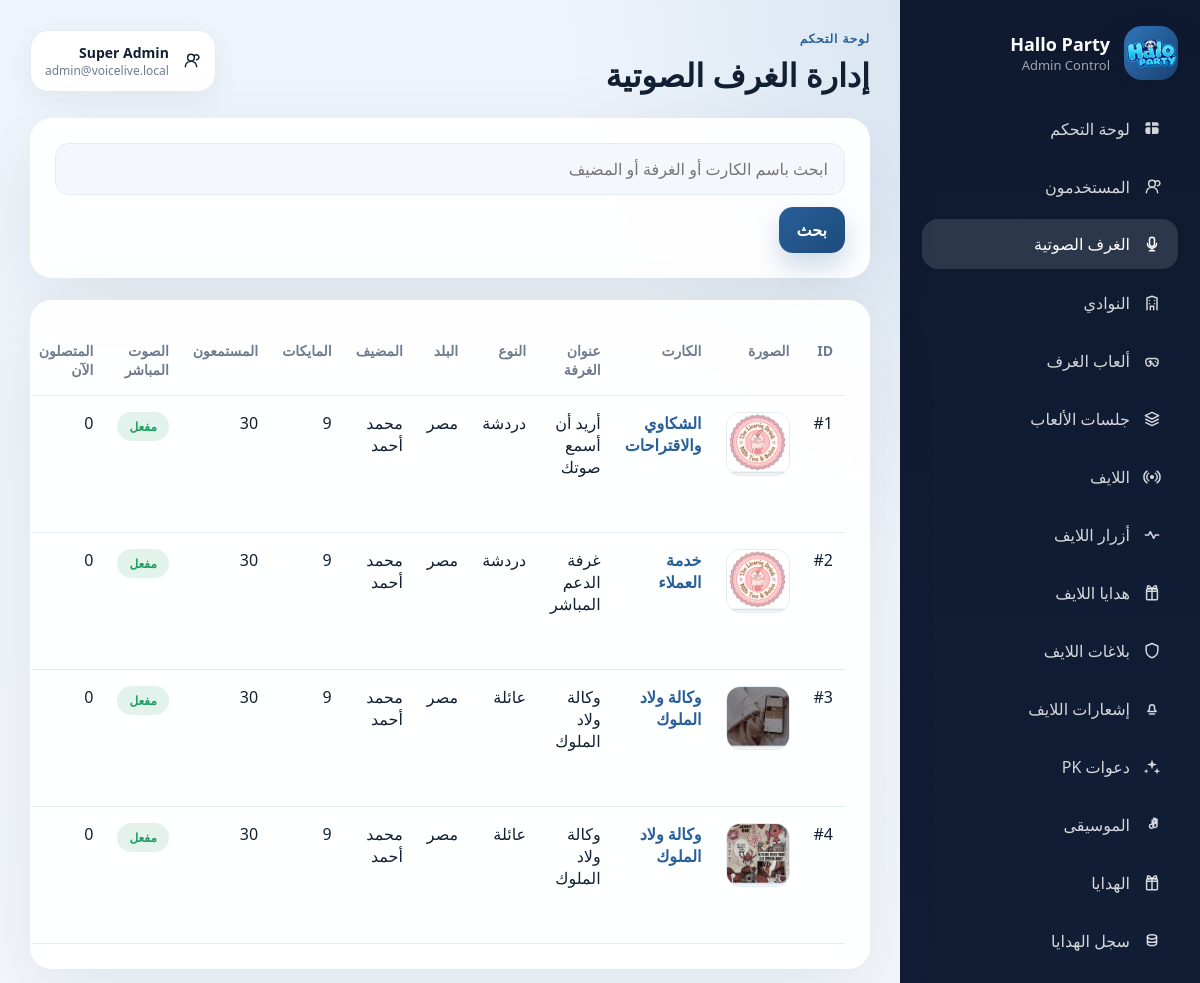
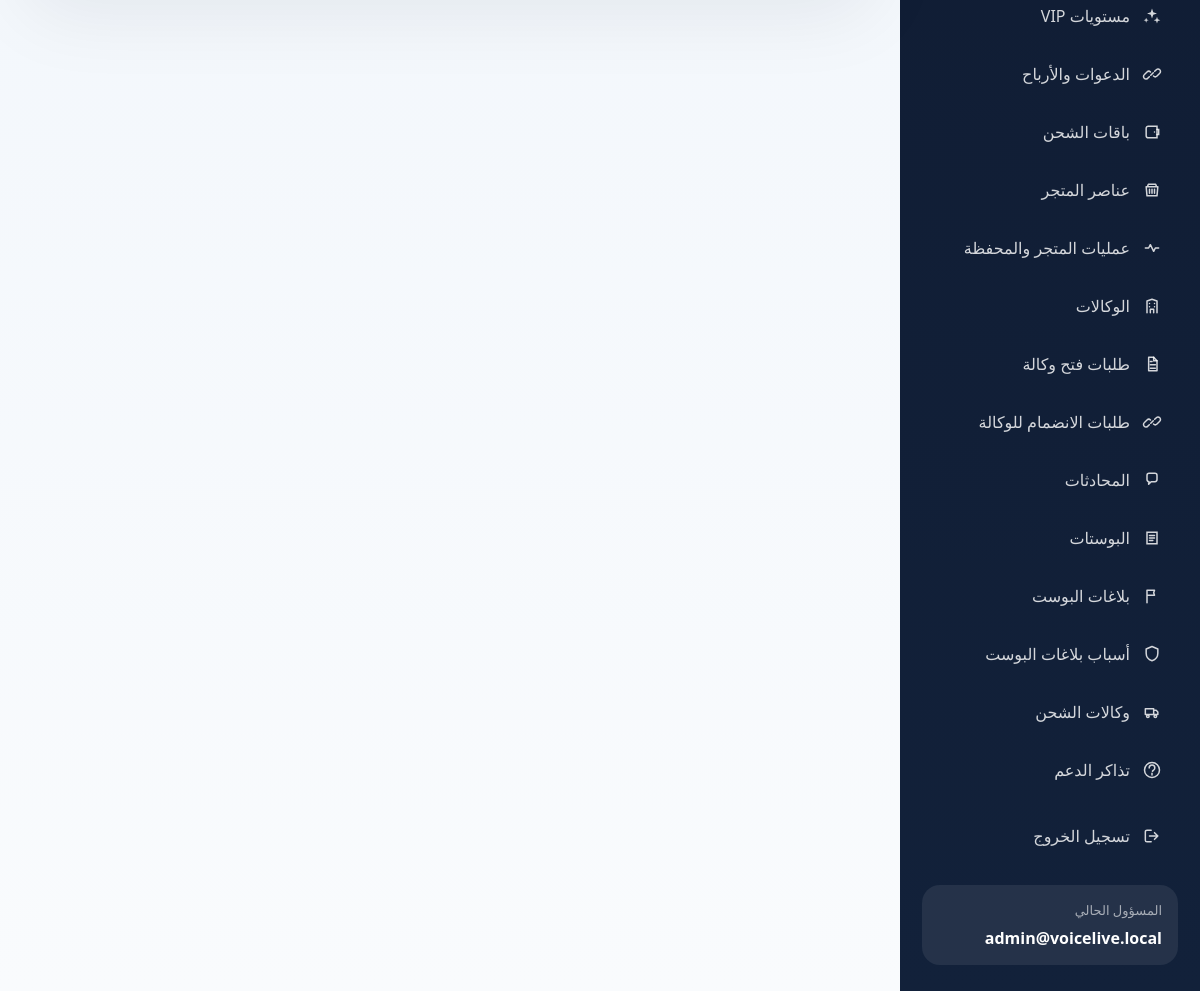
The app's page /backend/admin/rooms.php (signed in) with its own data (2 pictures, top to bottom).
### tables this page shows
CREATE TABLE IF NOT EXISTS rooms (
            id INT UNSIGNED AUTO_INCREMENT PRIMARY KEY,
            card_title VARCHAR(190) NOT NULL,
            room_title VARCHAR(190) NOT NULL,
            subtitle VARCHAR(255) NOT NULL,
            host_name VARCHAR(190) NOT NULL,
            host_user_id INT UNSIGNED NULL,
            creator_user_id INT UNSIGNED NULL,
            room_type VARCHAR(40) NOT NULL DEFAULT "غناء",
            slogan_text VARCHAR(255) NULL,
            country_label VARCHAR(120) NOT NULL DEFAULT "مصر",
            room_code VARCHAR(64) NOT NULL UNIQUE,
            card_image_asset VARCHAR(255) NOT NULL,
            meta_icon_asset VARCHAR(255) NOT NULL,
            host_avatar_asset VARCHAR(255) NOT NULL,
            listener_count INT NOT NULL DEFAULT 0,
            mic_count INT NOT NULL DEFAULT 9,
            background_asset VARCHAR(255) NOT NULL,
            audio_enabled TINYINT(1) NOT NULL DEFAULT 1,
            agora_channel_name VARCHAR(120) NULL,
            status VARCHAR(20) NOT NULL DEFAULT "active",
            display_order INT NOT NULL DEFAULT 0,
            created_at DATETIME NOT NULL,
            updated_at DATETIME NOT NULL,
            CONSTRAINT fk_rooms_host_user FOREIGN KEY (host_user_id) REFERENCES users(id) ON DELETE SET NULL,
            CONSTRAINT fk_rooms_creator_user FOREIGN KEY (creator_user_id) REFERENCES users(id) ON DELETE SET NULL
        );

### backend/src/RoomService.php (called while the page is built, shortened)
<?php
final class RoomService
{
    public function adminListRooms(string $search = ''): array
    {
        $sql = 'SELECT rooms.*,
                       (
                           SELECT COUNT(*)
                           FROM room_seat_requests
                           WHERE room_id = rooms.id AND status = "pending"
                       ) AS pending_requests_count,
                       (
                           SELECT COUNT(*)
                           FROM room_audio_participants
                           WHERE room_id = rooms.id AND status = "joined"
                       ) AS active_audio_participants_count
                FROM rooms';
        $params = [];
        $sql .= ' ORDER BY display_order ASC, id ASC';
        $statement = $this->pdo->prepare($sql);
        $statement->execute($params);
        return $statement->fetchAll();
    }
}

### backend/admin/rooms.php (the view, shortened to what this page needs)
<?php
require_once __DIR__ . '/common.php';
require_once __DIR__ . '/../src/RoomService.php';
$pdo = admin_pdo();
$roomService = new RoomService($pdo);
$search = trim((string) ($_GET['search'] ?? ''));
$rooms = $roomService->adminListRooms($search);
admin_render_header('إدارة الغرف الصوتية', 'rooms');
?>
<section class="panel">
    <form method="get" class="toolbar">
        <input type="text" name="search" value="<?= htmlspecialchars($search) ?>" placeholder="ابحث باسم الكارت أو الغرفة أو المضيف">
        <button class="btn btn-primary" type="submit">بحث</button>
    </form>
</section>
<section class="panel table-panel">
    <table class="table">
        <thead>
            <tr>
                <th>ID</th>
                <th>الصورة</th>
                <th>الكارت</th>
                <th>عنوان الغرفة</th>
                <th>النوع</th>
                <th>البلد</th>
                <th>المضيف</th>
                <th>المايكات</th>
                <th>المستمعون</th>
                <th>الصوت المباشر</th>
                <th>المتصلون الآن</th>
            </tr>
        </thead>
        <tbody>
        <?php foreach ($rooms as $room): ?>
            <tr>
                <td>#<?= (int) $room['id'] ?></td>
                <td><?= admin_render_media_preview((string) ($room['card_image_asset'] ?? ''), (string) ($room['room_title'] ?? 'room')) ?></td>
                <td><a href="/admin/room.php?id=<?= (int) $room['id'] ?>"><?= htmlspecialchars((string) $room['card_title']) ?></a></td>
                <td><?= htmlspecialchars((string) $room['room_title']) ?></td>
                <td><?= htmlspecialchars((string) ($room['room_type'] ?? 'غناء')) ?></td>
                <td><?= htmlspecialchars((string) ($room['country_label'] ?? 'مصر')) ?></td>
                <td><?= htmlspecialchars((string) $room['host_name']) ?></td>
                <td><?= (int) $room['mic_count'] ?></td>
                <td><?= (int) $room['listener_count'] ?></td>
                <td>
                    <span class="pill <?= !empty($room['audio_enabled']) ? 'pill-success' : 'pill-danger' ?>">
                        <?= !empty($room['audio_enabled']) ? 'مفعل' : 'مغلق' ?>
                    </span>
                </td>
                <td><?= (int) ($room['active_audio_participants_count'] ?? 0) ?></td>
            </tr>
        <?php endforeach; ?>
        </tbody>
    </table>
</section>
<?php admin_render_footer(); ?>

### backend/admin/common.php (shortened to what this page needs)
<?php
$config = require __DIR__ . '/../config/app.php';
function admin_pdo(): PDO
{
    global $config;
    static $pdo = null;
    if ($pdo instanceof PDO) {
        return $pdo;
    }
    $pdo = Database::connection($config['db']);
    return $pdo;
}
function admin_current_user(): ?array
{
    $statement = admin_pdo()->prepare('SELECT * FROM admins WHERE id = :id LIMIT 1');
    $statement->execute(['id' => $_SESSION['admin_id']]);
    $admin = $statement->fetch();
    return $admin === false ? null : $admin;
}
function admin_brand_name(): string
{
    return 'Hallo Party';
}
function admin_brand_subtitle(): string
{
    return 'Admin Control';
}
function admin_brand_logo_url(): string
{
    return '/app-assets/images/splash_logo.png';
}
function admin_svg_icon(string $name, string $class = 'nav-icon'): string
{
    return sprintf(
        '<svg class="%s" viewBox="0 0 24 24" aria-hidden="true" focusable="false">%s</svg>',
        htmlspecialchars($class, ENT_QUOTES),
        $paths
    );
}
function admin_media_url(?string $path): ?string
{
    $path = trim((string) $path);
    if (str_starts_with($path, 'assets/')) {
        return '/app-assets/' . substr($path, strlen('assets/'));
    }
    return $path[0] === '/' ? $path : '/' . ltrim($path, '/');
}
function admin_render_media_preview(?string $path, string $alt = 'media', string $class = 'table-media-thumb'): string
{
    $url = admin_media_url($path);
    $safeUrl = htmlspecialchars($url, ENT_QUOTES);
    $safeAlt = htmlspecialchars($alt, ENT_QUOTES);
    return sprintf(
        '<a class="media-thumb-link" href="%s" target="_blank" rel="noopener"><img class="%s" src="%s" alt="%s"></a>',
        $safeUrl,
        htmlspecialchars($class, ENT_QUOTES),
        $safeUrl,
        $safeAlt
    );
}
function admin_render_header(string $title, string $active = '', ?string $eyebrow = null): void
{
    $admin = admin_current_user();
    $eyebrowText = $eyebrow ?? 'لوحة التحكم';
    ?>
<!DOCTYPE html>
<html lang="ar" dir="rtl">
<head>
    <link rel="stylesheet" href="/admin/assets/style.css">
</head>
<body>
<div class="admin-shell">
    <aside class="sidebar" id="admin-sidebar">
        <div class="brand">
            <div class="brand-badge">
                <img class="brand-logo-image" src="<?= htmlspecialchars(admin_brand_logo_url(), ENT_QUOTES) ?>" alt="<?= htmlspecialchars(admin_brand_name(), ENT_QUOTES) ?>">
            </div>
            <div>
                <div class="brand-title"><?= htmlspecialchars(admin_brand_name()) ?></div>
                <div class="brand-subtitle"><?= htmlspecialchars(admin_brand_subtitle()) ?></div>
            </div>
        </div>
        <nav class="nav-links">
            <?php foreach (admin_nav_items() as $item): ?>
                <a class="<?= $active === $item['key'] ? 'active' : '' ?>" href="<?= htmlspecialchars($item['href']) ?>">
                    <?= admin_svg_icon((string) $item['icon']) ?>
                    <span><?= htmlspecialchars((string) $item['label']) ?></span>
                </a>
            <?php endforeach; ?>
            <a href="/admin/logout.php" class="nav-logout">
                <?= admin_svg_icon('logout') ?>
                <span>تسجيل الخروج</span>
            </a>
        </nav>
        <?php if ($admin !== null): ?>
            <div class="sidebar-footer">
                <div class="sidebar-footer-label">المسؤول الحالي</div>
                <div class="sidebar-footer-value"><?= htmlspecialchars((string) $admin['email']) ?></div>
            </div>
        <?php endif; ?>
    </aside>
    <main class="content">
        <header class="content-header">
            <div class="content-header-primary">
                <div>
                    <div class="page-eyebrow"><?= htmlspecialchars($eyebrowText) ?></div>
                    <h1><?= htmlspecialchars($title) ?></h1>
                </div>
            </div>
            <?php if ($admin !== null): ?>
                <div class="header-admin-pill">
                    <?= admin_svg_icon('users', 'header-pill-icon') ?>
                    <div>
                        <strong><?= htmlspecialchars((string) ($admin['name'] ?? 'Administrator')) ?></strong>
                        <span><?= htmlspecialchars((string) $admin['email']) ?></span>
                    </div>
                </div>
            <?php endif; ?>
        </header>
<?php
}
function admin_render_footer(): void
{
    ?>
    </main>
</div>
</body>
</html>
<?php
}

### records on screen
rooms: id "1", card_image_asset (picture), card_title "الشكاوي والاقتراحات", room_title "أريد أن أسمع صوتك", room_type "دردشة", country_label "مصر", host_name "محمد أحمد", mic_count "9", listener_count "30", audio_enabled "مفعل", active_audio_participants_count "0"
rooms: id "2", card_image_asset (picture), card_title "خدمة العملاء", room_title "غرفة الدعم المباشر", room_type "دردشة", country_label "مصر", host_name "محمد أحمد", mic_count "9", listener_count "30", audio_enabled "مفعل", active_audio_participants_count "0"
rooms: id "3", card_image_asset (picture), card_title "وكالة ولاد الملوك", room_title "وكالة ولاد الملوك", room_type "عائلة", country_label "مصر", host_name "محمد أحمد", mic_count "9", listener_count "30", audio_enabled "مفعل", active_audio_participants_count "0"
rooms: id "4", card_image_asset (picture), card_title "وكالة ولاد الملوك", room_title "وكالة ولاد الملوك", room_type "عائلة", country_label "مصر", host_name "محمد أحمد", mic_count "9", listener_count "30", audio_enabled "مفعل", active_audio_participants_count "0"

### other values on screen
admin_brand_name() "Hallo Party"
admin_brand_subtitle() "Admin Control"
$item['label'] "لوحة التحكم"
$item['label'] "المستخدمون"
$item['label'] "الغرف الصوتية"
$item['label'] "النوادي"
$item['label'] "ألعاب الغرف"
$item['label'] "جلسات الألعاب"
$item['label'] "اللايف"
$item['label'] "أزرار اللايف"
$item['label'] "هدايا اللايف"
$item['label'] "بلاغات اللايف"
$item['label'] "إشعارات اللايف"
$item['label'] "دعوات PK"
$item['label'] "الموسيقى"
